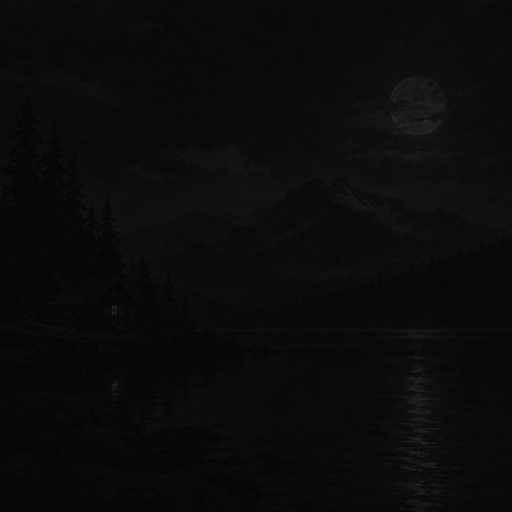
#> input picture 4_SVA/paisaje.png, 512 x 512 px
$ python Oscuro.py
#> lines starting #> are read from the running program, lines starting #| are printed output that depends on the picture
import cv2
import matplotlib.pyplot as plt
import numpy as np

img = cv2.imread('paisaje.png', cv2.IMREAD_GRAYSCALE)
#> img is the input picture: shape (512, 512); min 4, max 40, mean 11

if img is None:
    print("Error: No se pudo cargar la imagen. Verifica que el archivo existe.")
    exit()

# Obtener dimensiones (alto y ancho)
if len(img.shape) == 3:
    # Si es color, convertir a escala de grises
    img = cv2.cvtColor(img, cv2.COLOR_BGR2GRAY)

alto, ancho = img.shape
#> alto = 512; ancho = 512
histograma = np.zeros(256, dtype=int)

for y in range(alto): #Filas
    for x in range(ancho): #Columnas
        tono = img[y, x]
        histograma[tono] += 1
#> after the loop, histograma = 256 values, max 44536 at index 11, min 0 at index 0, mean 1024

histograma_acumulado = np.cumsum(histograma)
#> histograma_acumulado = 256 values from 0 to 262144

plt.figure('Histograma')
plt.title('Histograma de Escala de Grises')
plt.xlabel('Tono de gris (0 = Negro, 255 = Blanco)')
plt.ylabel('Cantidad de píxeles')
plt.plot(histograma_acumulado, color='Blue')
plt.xlim([0, 256])
plt.grid(True)
plt.show()
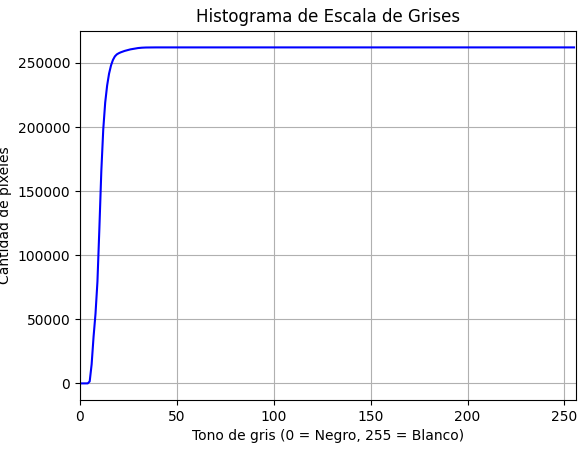
#> figure drawn by matplotlib, 1 panel; curve peaks at x = 40, y = 262144

cv2.imshow('Imagen', img)
cv2.waitKey(0)
cv2.destroyAllWindows()
